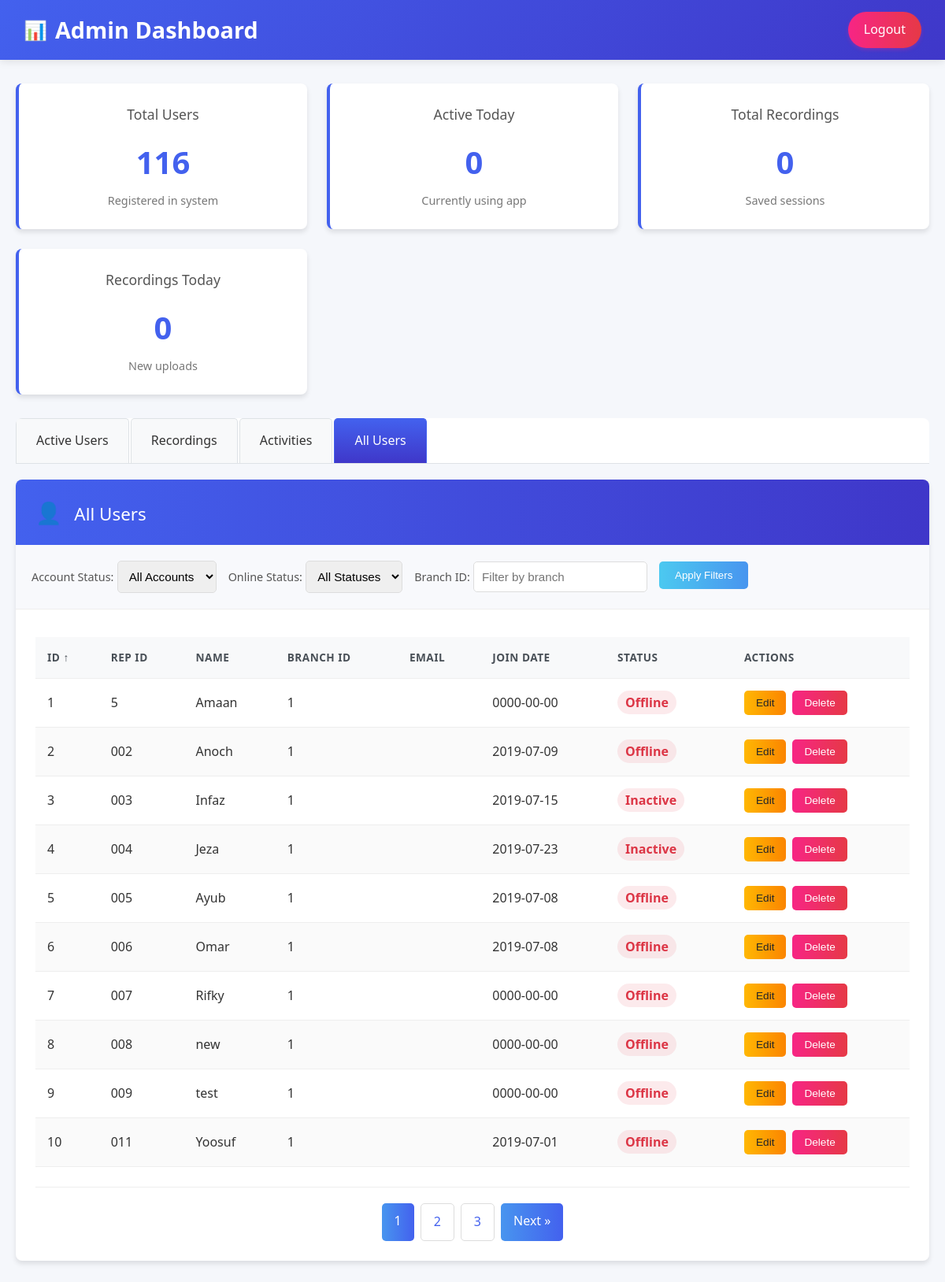
The page /admin/backup/admin_dashboard.php?page=all_users&all_users_page=1&all_users_sort_col=s.ID&all_users_sort_dir=ASC (signed in) on the database its author committed.
### tables this page shows
CREATE TABLE `salesrep` (
  `ID` int(11) NOT NULL,
  `br_id` int(11) NOT NULL DEFAULT 1,
  `RepID` varchar(100) DEFAULT NULL,
  `Name` varchar(500) DEFAULT NULL,
  `fullName` varchar(100) NOT NULL,
  `gender` varchar(6) NOT NULL,
  `mobile` varchar(11) NOT NULL,
  `emailAddress` varchar(100) NOT NULL,
  `address` text NOT NULL,
  `nic` varchar(100) NOT NULL,
  `employee_dob` date DEFAULT NULL,
  `wish_viewed_users` varchar(3000) NOT NULL,
  `imei` bigint(50) NOT NULL,
  `repMail` text NOT NULL,
  `join_date` date NOT NULL,
  `salary` double NOT NULL,
  `departmnt` int(11) NOT NULL,
  `Percentage` varchar(100) DEFAULT NULL,
  `Type` varchar(100) DEFAULT NULL,
  `loginCode` varchar(22) NOT NULL,
  `username` varchar(22) NOT NULL,
  `recordDate` date NOT NULL,
  `recordTime` time NOT NULL,
  `userID` int(11) NOT NULL,
  `Actives` varchar(20) NOT NULL DEFAULT 'YES',
  `rep_level` varchar(50) NOT NULL,
  `left_date` date NOT NULL,
  `sales_target` varchar(30) NOT NULL DEFAULT 'NO',
  `payroll_active` varchar(10) NOT NULL DEFAULT 'YES',
  `is_salesmen` int(11) NOT NULL,
  `assigned_reptbs` varchar(100) NOT NULL,
  `cloud` varchar(30) NOT NULL DEFAULT 'Up',
  `mysql_db` varchar(30) DEFAULT NULL,
  `backup` int(11) NOT NULL DEFAULT 0
);

### admin/backup/admin_dashboard.php (the view, shortened to what this page needs)
<?php
$host = 'localhost';
$dbname = 'remote-xwork';
$username = 'root';
$password = '';
try {
    $pdo = new PDO("mysql:host=$host;dbname=$dbname", $username, $password);
    $pdo->setAttribute(PDO::ATTR_ERRMODE, PDO::ERRMODE_EXCEPTION);
} catch(PDOException $e) {
    die("Connection failed: " . $e->getMessage());
}
$stmt = $pdo->query("SELECT COUNT(*) as total FROM salesrep WHERE Actives = 'YES'");
$total_users = $stmt->fetch(PDO::FETCH_ASSOC)['total'];
$stmt = $pdo->prepare("
    SELECT COUNT(DISTINCT salesrepTb) as active_today
    FROM user_activity
    WHERE DATE(rDateTime) = CURDATE()
");
$stmt->execute();
$active_today = $stmt->fetch(PDO::FETCH_ASSOC)['active_today'];
$stmt = $pdo->query("SELECT COUNT(*) as total FROM web_images WHERE type = 'recording'");
$total_recordings = $stmt->fetch(PDO::FETCH_ASSOC)['total'];
$stmt = $pdo->prepare("
    SELECT COUNT(*) as today_count
    FROM web_images
    WHERE type = 'recording' AND date = CURDATE()
");
$stmt->execute();
$recordings_today = $stmt->fetch(PDO::FETCH_ASSOC)['today_count'];
$all_users_sort_column = $_GET['all_users_sort_col'] ?? 's.ID';
$all_users_sort_direction = $_GET['all_users_sort_dir'] ?? 'DESC';
$account_status_filter = $_GET['account_status'] ?? '';
$online_status_filter = $_GET['online_status'] ?? '';
$all_users_branch_filter = $_GET['all_users_branch'] ?? '';
$all_users_page = (isset($_GET['page']) && $_GET['page'] == 'all_users' && isset($_GET['all_users_page'])) ? max(1, (int)$_GET['all_users_page']) : 1;
$all_users_limit = 10;
$all_users_offset = ($all_users_page - 1) * $all_users_limit;
$allowed_all_users_columns = ['s.ID', 's.RepID', 's.Name', 's.br_id', 's.emailAddress', 's.join_date', 's.Actives'];
$all_users_sort_column = in_array($all_users_sort_column, $allowed_all_users_columns) ? $all_users_sort_column : 's.ID';
$all_users_sort_direction = strtoupper($all_users_sort_direction) === 'ASC' ? 'ASC' : 'DESC';
$all_users_where_conditions = [];
$all_users_params = [];
$all_users_where_clause = !empty($all_users_where_conditions) ? "WHERE " . implode(" AND ", $all_users_where_conditions) : "";
$all_users_count_stmt = $pdo->prepare("
    SELECT COUNT(*) as total
    FROM salesrep s
    {$all_users_where_clause}
");
$all_users_count_stmt->execute($all_users_params);
$all_users_total_records = $all_users_count_stmt->fetch(PDO::FETCH_ASSOC)['total'];
$all_users_total_pages = ceil($all_users_total_records / $all_users_limit);
$stmt = $pdo->prepare("
    SELECT s.*,
           CASE
               WHEN EXISTS (
                   SELECT 1 FROM user_activity ua
                   WHERE ua.salesrepTb = s.ID
                   AND ua.activity_type = 'login'
                   AND ua.rDateTime > COALESCE((
                       SELECT MAX(ua2.rDateTime)
                       FROM user_activity ua2
                       WHERE ua2.salesrepTb = s.ID
                       AND ua2.activity_type IN ('logout', 'check-out')
                   ), '1900-01-01')
                   AND ua.rDateTime >= DATE_SUB(NOW(), INTERVAL 24 HOUR)
               ) THEN 'online'
               ELSE 'offline'
           END as current_status,
           (SELECT MAX(rDateTime) FROM user_activity WHERE salesrepTb = s.ID) as last_activity
    FROM salesrep s
    {$all_users_where_clause}
    ORDER BY {$all_users_sort_column} {$all_users_sort_direction}
    LIMIT {$all_users_limit} OFFSET {$all_users_offset}
");
$stmt->execute($all_users_params);
$all_users = $stmt->fetchAll(PDO::FETCH_ASSOC);
?>
<!DOCTYPE html>
<html lang="en">
<head>
</head>
<body>
    <div class="header">
        <div class="logo">
            <span class="logo-icon">📊</span>
            <h1>Admin Dashboard</h1>
        </div>
        <a href="./admin_logout.php" class="logout-btn">Logout</a>
    </div>
    <div class="container">
        <div class="stats">
            <div class="stat-card">
                <h3>Total Users</h3>
                <div class="number"><?php echo $total_users; ?></div>
                <div class="label">Registered in system</div>
            </div>
            <div class="stat-card">
                <h3>Active Today</h3>
                <div class="number"><?php echo $active_today; ?></div>
                <div class="label">Currently using app</div>
            </div>
            <div class="stat-card">
                <h3>Total Recordings</h3>
                <div class="number"><?php echo $total_recordings; ?></div>
                <div class="label">Saved sessions</div>
            </div>
            <div class="stat-card">
                <h3>Recordings Today</h3>
                <div class="number"><?php echo $recordings_today; ?></div>
                <div class="label">New uploads</div>
            </div>
        </div>
        <div class="tabs">
            <div class="tab active" onclick="switchTab('active-users')">Active Users</div>
            <div class="tab" onclick="switchTab('recordings')">Recordings</div>
            <div class="tab" onclick="switchTab('activities')">Activities</div>
            <div class="tab" onclick="switchTab('all-users')">All Users</div>
        </div>
        <div id="all-users" class="tab-content">
            <div class="section">
                <div class="section-header">
                    <h2><span class="icon">👤</span> All Users</h2>
                </div>
                <div class="filters">
                    <div class="filter-item">
                        <label for="all_users_status_filter">Account Status:</label>
                        <select id="all_users_status_filter" name="all_users_status_filter" onchange="filterAllUsers()">
                            <option value="">All Accounts</option>
                        </select>
                    </div>
                    <div class="filter-item">
                        <label for="all_users_online_status_filter">Online Status:</label>
                        <select id="all_users_online_status_filter" name="all_users_online_status_filter" onchange="filterAllUsers()">
                            <option value="">All Statuses</option>
                        </select>
                    </div>
                    <div class="filter-item">
                        <label for="all_users_branch_filter">Branch ID:</label>
                        <input type="text" id="all_users_branch_filter" name="all_users_branch_filter" value="<?= $_GET['all_users_branch'] ?? '' ?>" placeholder="Filter by branch">
                    </div>
                    <button class="apply-filters" onclick="filterAllUsers()">Apply Filters</button>
                </div>
                <div class="section-content">
                    <?php if (count($all_users) > 0): ?>
                        <table>
                            <thead>
                                <tr>
                                    <th><a href="?page=all_users&all_users_page=<?= $all_users_page ?>&all_users_sort_col=s.ID&all_users_sort_dir=<?= $all_users_sort_column === 's.ID' && $all_users_sort_direction === 'ASC' ? 'DESC' : 'ASC' ?><?php if (!empty($account_status_filter)): ?>&account_status=<?= $account_status_filter ?><?php endif; ?><?php if (!empty($online_status_filter)): ?>&online_status=<?= $online_status_filter ?><?php endif; ?><?php if (!empty($all_users_branch_filter)): ?>&all_users_branch=<?= $all_users_branch_filter ?><?php endif; ?>">ID <?= $all_users_sort_column === 's.ID' ? ($all_users_sort_direction === 'ASC' ? '↑' : '↓') : '' ?></a></th>
                                    <th><a href="?page=all_users&all_users_page=<?= $all_users_page ?>&all_users_sort_col=s.RepID&all_users_sort_dir=<?= $all_users_sort_column === 's.RepID' && $all_users_sort_direction === 'ASC' ? 'DESC' : 'ASC' ?><?php if (!empty($account_status_filter)): ?>&account_status=<?= $account_status_filter ?><?php endif; ?><?php if (!empty($online_status_filter)): ?>&online_status=<?= $online_status_filter ?><?php endif; ?><?php if (!empty($all_users_branch_filter)): ?>&all_users_branch=<?= $all_users_branch_filter ?><?php endif; ?>">Rep ID <?= $all_users_sort_column === 's.RepID' ? ($all_users_sort_direction === 'ASC' ? '↑' : '↓') : '' ?></a></th>
                                    <th><a href="?page=all_users&all_users_page=<?= $all_users_page ?>&all_users_sort_col=s.Name&all_users_sort_dir=<?= $all_users_sort_column === 's.Name' && $all_users_sort_direction === 'ASC' ? 'DESC' : 'ASC' ?><?php if (!empty($account_status_filter)): ?>&account_status=<?= $account_status_filter ?><?php endif; ?><?php if (!empty($online_status_filter)): ?>&online_status=<?= $online_status_filter ?><?php endif; ?><?php if (!empty($all_users_branch_filter)): ?>&all_users_branch=<?= $all_users_branch_filter ?><?php endif; ?>">Name <?= $all_users_sort_column === 's.Name' ? ($all_users_sort_direction === 'ASC' ? '↑' : '↓') : '' ?></a></th>
                                    <th><a href="?page=all_users&all_users_page=<?= $all_users_page ?>&all_users_sort_col=s.br_id&all_users_sort_dir=<?= $all_users_sort_column === 's.br_id' && $all_users_sort_direction === 'ASC' ? 'DESC' : 'ASC' ?><?php if (!empty($account_status_filter)): ?>&account_status=<?= $account_status_filter ?><?php endif; ?><?php if (!empty($online_status_filter)): ?>&online_status=<?= $online_status_filter ?><?php endif; ?><?php if (!empty($all_users_branch_filter)): ?>&all_users_branch=<?= $all_users_branch_filter ?><?php endif; ?>">Branch ID <?= $all_users_sort_column === 's.br_id' ? ($all_users_sort_direction === 'ASC' ? '↑' : '↓') : '' ?></a></th>
                                    <th><a href="?page=all_users&all_users_page=<?= $all_users_page ?>&all_users_sort_col=s.emailAddress&all_users_sort_dir=<?= $all_users_sort_column === 's.emailAddress' && $all_users_sort_direction === 'ASC' ? 'DESC' : 'ASC' ?><?php if (!empty($account_status_filter)): ?>&account_status=<?= $account_status_filter ?><?php endif; ?><?php if (!empty($online_status_filter)): ?>&online_status=<?= $online_status_filter ?><?php endif; ?><?php if (!empty($all_users_branch_filter)): ?>&all_users_branch=<?= $all_users_branch_filter ?><?php endif; ?>">Email <?= $all_users_sort_column === 's.emailAddress' ? ($all_users_sort_direction === 'ASC' ? '↑' : '↓') : '' ?></a></th>
                                    <th><a href="?page=all_users&all_users_page=<?= $all_users_page ?>&all_users_sort_col=s.join_date&all_users_sort_dir=<?= $all_users_sort_column === 's.join_date' && $all_users_sort_direction === 'ASC' ? 'DESC' : 'ASC' ?><?php if (!empty($account_status_filter)): ?>&account_status=<?= $account_status_filter ?><?php endif; ?><?php if (!empty($online_status_filter)): ?>&online_status=<?= $online_status_filter ?><?php endif; ?><?php if (!empty($all_users_branch_filter)): ?>&all_users_branch=<?= $all_users_branch_filter ?><?php endif; ?>">Join Date <?= $all_users_sort_column === 's.join_date' ? ($all_users_sort_direction === 'ASC' ? '↑' : '↓') : '' ?></a></th>
                                    <th>Status</th>
                                    <th>Actions</th>
                                </tr>
                            </thead>
                            <tbody>
                                <?php foreach ($all_users as $user): ?>
                                    <tr>
                                        <td><?php echo htmlspecialchars($user['ID']); ?></td>
                                        <td><?php echo htmlspecialchars($user['RepID']); ?></td>
                                        <td><?php echo htmlspecialchars($user['Name']); ?></td>
                                        <td><?php echo htmlspecialchars($user['br_id']); ?></td>
                                        <td><?php echo htmlspecialchars($user['emailAddress']); ?></td>
                                        <td><?php echo htmlspecialchars($user['join_date']); ?></td>
                                        <td>
                                            <?php if ($user['Actives'] === 'YES'): ?>
                                                <?php if ($user['current_status'] === 'online'): ?>
                                                    <span class="user-status-active">Online</span>
                                                <?php else: ?>
                                                    <span class="user-status-inactive">Offline</span>
                                                <?php endif; ?>
                                            <?php else: ?>
                                                <span class="user-status-inactive">Inactive</span>
                                            <?php endif; ?>
                                        </td>
                                        <td class="recording-actions">
                                            <button class="edit-btn" disabled>Edit</button>
                                            <button class="delete-btn" disabled>Delete</button>
                                        </td>
                                    </tr>
                                <?php endforeach; ?>
                            </tbody>
                        </table>
                        <div class="pagination">
                            <?php for ($i = max(1, $all_users_page - 2); $i <= min($all_users_total_pages, $all_users_page + 2); $i++): ?>
                                <a href="?page=all_users&all_users_page=<?= $i ?>&all_users_sort_col=<?= $all_users_sort_column ?>&all_users_sort_dir=<?= $all_users_sort_direction ?><?php if (!empty($account_status_filter)): ?>&account_status=<?= $account_status_filter ?><?php endif; ?><?php if (!empty($online_status_filter)): ?>&online_status=<?= $online_status_filter ?><?php endif; ?><?php if (!empty($all_users_branch_filter)): ?>&all_users_branch=<?= $all_users_branch_filter ?><?php endif; ?>"
                                   class="<?= $i == $all_users_page ? 'active' : '' ?>">
                                    <?= $i ?>
                                </a>
                            <?php endfor; ?>
                            <?php if ($all_users_page < $all_users_total_pages): ?>
                                <a href="?page=all_users&all_users_page=<?= $all_users_page + 1 ?>&all_users_sort_col=<?= $all_users_sort_column ?>&all_users_sort_dir=<?= $all_users_sort_direction ?><?php if (!empty($account_status_filter)): ?>&account_status=<?= $account_status_filter ?><?php endif; ?><?php if (!empty($online_status_filter)): ?>&online_status=<?= $online_status_filter ?><?php endif; ?><?php if (!empty($all_users_branch_filter)): ?>&all_users_branch=<?= $all_users_branch_filter ?><?php endif; ?>">Next &raquo;</a>
                            <?php endif; ?>
                        </div>
                    <?php else: ?>
                        <div class="no-data">No users found</div>
                    <?php endif; ?>
                </div>
            </div>
        </div>
    </div>
</body>
</html>

### rows shown on the page
salesrep: ID "1", RepID "5", Name "Amaan", br "1", join_date "0000-00-00", Actives "Offline"
salesrep: ID "2", RepID "002", Name "Anoch", br "1", join_date "2019-07-09", Actives "Offline"
salesrep: ID "3", RepID "003", Name "Infaz", br "1", join_date "2019-07-15", Actives "Inactive"
salesrep: ID "4", RepID "004", Name "Jeza", br "1", join_date "2019-07-23", Actives "Inactive"
salesrep: ID "5", RepID "005", Name "Ayub", br "1", join_date "2019-07-08", Actives "Offline"
salesrep: ID "6", RepID "006", Name "Omar", br "1", join_date "2019-07-08", Actives "Offline"
salesrep: ID "7", RepID "007", Name "Rifky", br "1", join_date "0000-00-00", Actives "Offline"
salesrep: ID "8", RepID "008", Name "new", br "1", join_date "0000-00-00", Actives "Offline"
salesrep: ID "9", RepID "009", Name "test", br "1", join_date "0000-00-00", Actives "Offline"
salesrep: ID "10", RepID "011", Name "Yoosuf", br "1", join_date "2019-07-01", Actives "Offline"

### other values the page prints
$total_users "116"
$active_today "0"
$total_recordings "0"
$recordings_today "0"
